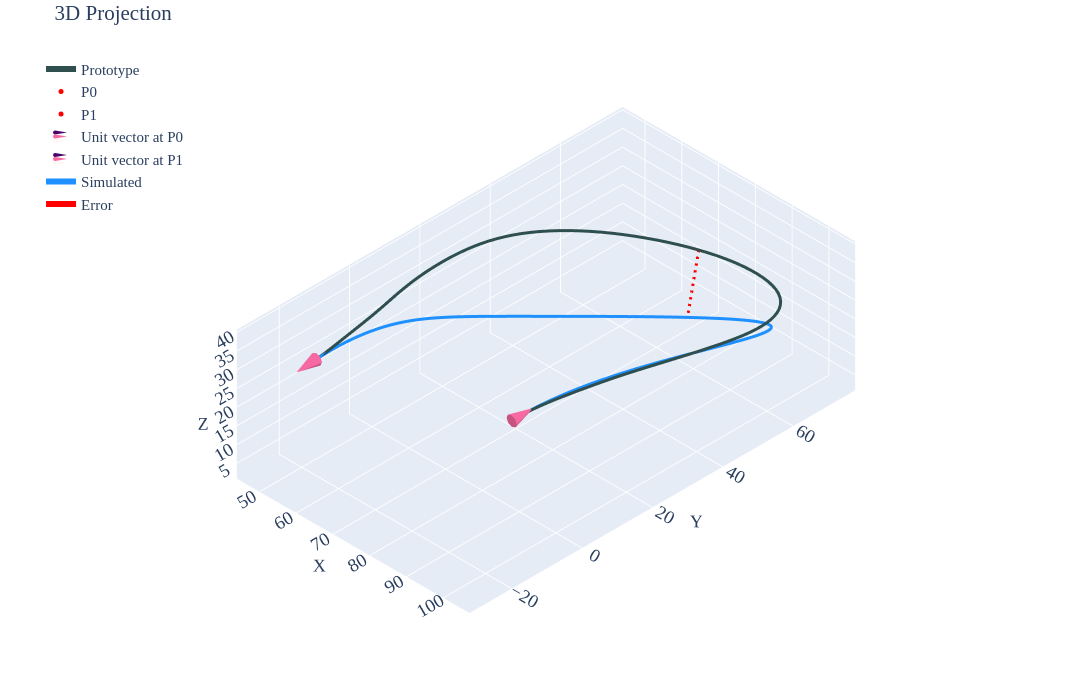

Notebook cell for this chart:
### Code cell
#| label: p1c3

gravity_looper(psit=1,case=3,base_radius=2.187,pfix='radius-sens\\radius-90-2187\\')
